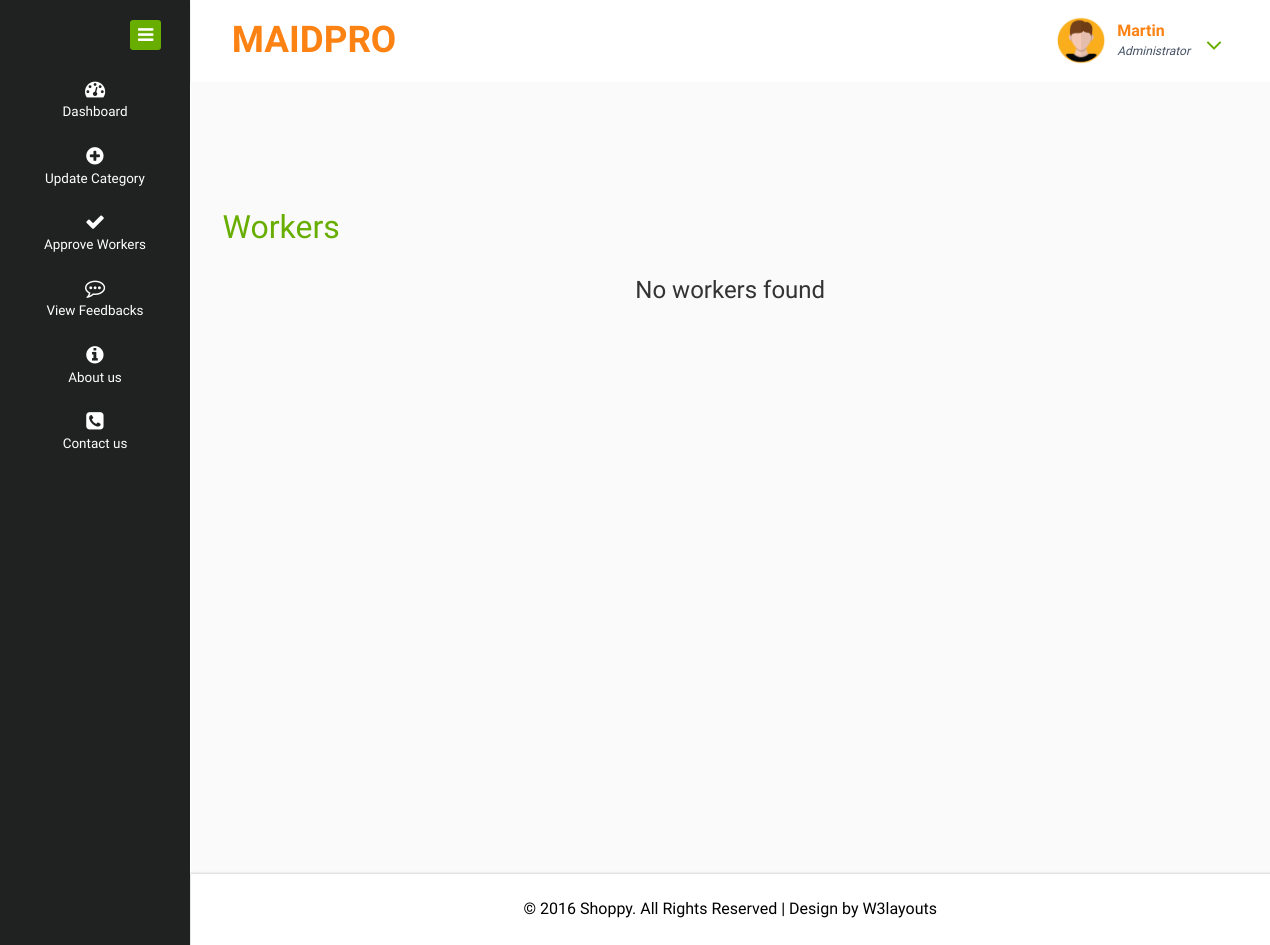
Page /admin/viewdetails.php?email=abin123@gmail.com on the earlier database version.
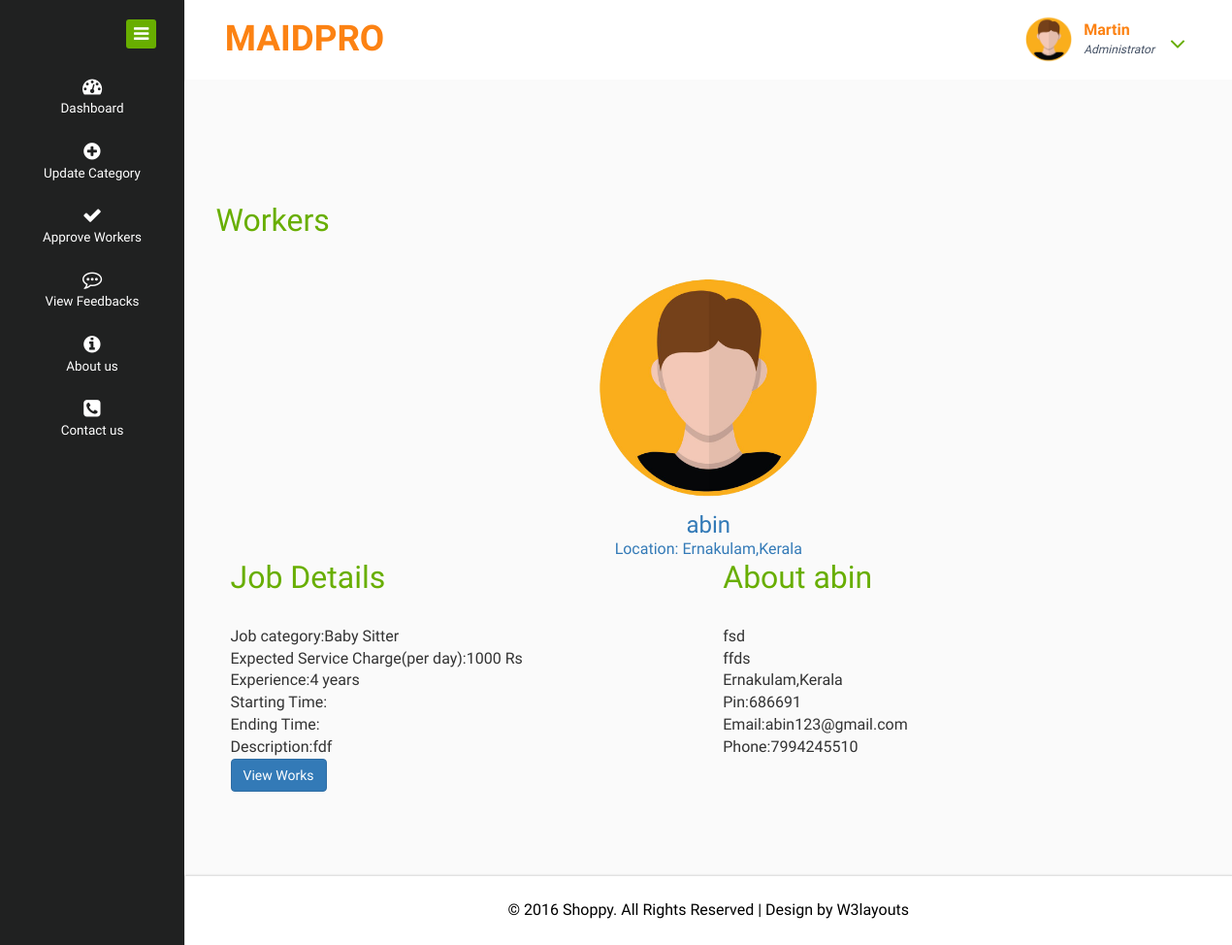
Same page on the later database version.
### tables this page shows
CREATE TABLE `registration` (
  `user_id` int(11) NOT NULL,
  `email` varchar(50) NOT NULL,
  `name` varchar(30) NOT NULL,
  `phone` bigint(11) NOT NULL,
  `profile_pic` varchar(50) NOT NULL DEFAULT 'images/profile_pic.png',
  `house` varchar(30) NOT NULL,
  `place` varchar(30) NOT NULL,
  `district` varchar(30) NOT NULL,
  `state` varchar(30) NOT NULL,
  `pincode` int(10) NOT NULL,
  `gender` varchar(20) NOT NULL,
  `date_of_birth` varchar(20) NOT NULL
);

CREATE TABLE `district` (
  `district_id` int(11) NOT NULL,
  `state_id` int(11) NOT NULL,
  `district` varchar(30) NOT NULL
);

CREATE TABLE `state` (
  `state_id` int(11) NOT NULL,
  `state` varchar(30) NOT NULL
);

CREATE TABLE `worker` (
  `worker_id` int(11) NOT NULL,
  `email` varchar(50) NOT NULL,
  `category` varchar(25) NOT NULL,
  `service_charge` int(10) NOT NULL,
  `starting_time` varchar(25) NOT NULL,
  `ending_time` varchar(25) NOT NULL,
  `description` varchar(50) NOT NULL,
  `experience` int(11) NOT NULL
);

### admin/viewdetails.php (the view, shortened to what this page needs)
<?php
    include("header.php");
    include("dbconn.php");
?>
<?php
$worker_email=$_GET['email'];
?>
<div class="inner-block">
    <div class="blank">
        <h2>Workers</h2>
        <?php
        $sql="select * from registration,verification,worker where verification.status=1 and worker.email='$worker_email' and verification.email='$worker_email' and registration.email='$worker_email'";
        $res=mysqli_query($conn,$sql);
        if(mysqli_num_rows($res)>0){
            while ($r=mysqli_fetch_assoc($res)) {
        ?>
        <div class="col-md-12 bg-white text-center">
            <a href="viewdetails.php?email=<?php echo $r['email']?>">
            <img src="../users/<?php echo $r['profile_pic']?>" width=240>
            <h3><?php echo $r['name']?></h3>
            <p>Location:
                <?php
                                     $d=$r["district"];
                                     $s="select district from district where district_id=$d";
                        $res1=mysqli_query($conn,$s);
                        $row=mysqli_fetch_assoc($res1);
                        $c=$row["district"];
                        echo $c;
                        $d=$r["state"];
                                     $s="select state from state where state_id=$d";
                        $res1=mysqli_query($conn,$s);
                        $row=mysqli_fetch_assoc($res1);
                        $c=$row["state"];
                        echo ",$c";
                ?>
                <br>
            </p>
        </a>
        </div>
        <div class="col-md-6">
            <h2>Job Details</h2>
            <p>Job category:<?php echo $r['category']?><br>
               Expected Service Charge(per day):<?php echo $r['service_charge']?> Rs<br>
               Experience:<?php echo $r['experience']?> years
            </p>
            <p>Starting Time:<?php echo $r['starting_time']?><br>
               Ending Time:<?php echo $r['ending_time']?><br>
               Description:<?php echo $r['description']?>
            </p>
        </div>
        <div class="col-md-6">
            <h2>About <?php echo $r['name']?></h2>
            <p>
                <?php echo $r['house']?><br>
                <?php echo $r['place']?><br>
                <?php
                                     $d=$r["district"];
                                     $s="select district from district where district_id=$d";
                        $res1=mysqli_query($conn,$s);
                        $row=mysqli_fetch_assoc($res1);
                        $c=$row["district"];
                        echo $c;
                        $d=$r["state"];
                                     $s="select state from state where state_id=$d";
                        $res1=mysqli_query($conn,$s);
                        $row=mysqli_fetch_assoc($res1);
                        $c=$row["state"];
                        echo ",$c";
                ?><br>
                Pin:<?php echo $r['pincode']?><br>
                Email:<?php echo $r['email']?><br>
                Phone:<?php echo $r['phone']?>
            </p>
        </div>
        <div class="clearfix"></div>
        <div class="col-md-6">
        <a href="jobs.php" class="btn btn-primary">View Works</a>
        </div>
        <div class="clearfix"></div>
        <?php
            }
        }
        else{
        ?>
        <h3 class="text-center">No workers found</h3>
        <?php
        }
        ?>
    <br>
    </div>
</div>
<?php
    include("footer.php");
?>

### admin/header.php (shortened to what this page needs)
<!DOCTYPE HTML>
<html>
<head>
<link href="css/bootstrap.css" rel="stylesheet" type="text/css" media="all">
<link href="css/style.css" rel="stylesheet" type="text/css" media="all"/>
<link href="css/font-awesome.css" rel="stylesheet">
<link rel="stylesheet" type="text/css" href="https://cdn.datatables.net/1.11.3/css/jquery.dataTables.css">
</head>
<body>
<div class="page-container">
   <div class="left-content">
	   <div class="mother-grid-inner">
				<div class="header-main">
					<div class="header-left">
							<div class="logo-name">
									 <a href="index.php"> <h1>MAIDPRO</h1>
								  </a>
							</div>
							<div class="clearfix"> </div>
						 </div>
						 <div class="header-right">
							<div class="profile_details">
								<ul>
									<li class="dropdown profile_details_drop">
										<a href="#" class="dropdown-toggle" data-toggle="dropdown" aria-expanded="false">
											<div class="profile_img">
												<span class="prfil-img"><img style="width:30%,vertical-align: middle;width: 50px;height: 50px;border-radius: 50%;" src="images/profile_pic.png" alt=""> </span>
												<div class="user-name">
													<p>Martin</p>
													<span>Administrator</span>
												</div>
												<i class="fa fa-angle-down lnr"></i>
												<div class="clearfix"></div>
											</div>
										</a>
									</li>
								</ul>
							</div>
							<div class="clearfix"> </div>
						</div>
				     <div class="clearfix"> </div>
				</div>

### admin/footer.php (shortened to what this page needs)
<div class="copyrights">
	 <p>© 2016 Shoppy. All Rights Reserved | Design by  <a href="http://w3layouts.com/" target="_blank">W3layouts</a> </p>
</div>
</div>
</div>
<?php
include("menu.php");
?>
</div>
</body>
</html>

### admin/menu.php (shortened to what this page needs)
  <div class="sidebar-menu">
  	<div class="logo"> <a href="#" class="sidebar-icon"> <span class="fa fa-bars"></span> </a>  </div>
    <div class="menu">
      <ul id="menu" >
        <li id="menu-home" ><a href="index.php"><i class="fa fa-tachometer"></i><span>Dashboard</span></a></li>
        <li id="menu-home" ><a href="addcategory.php"><i class="fa fa-plus-circle"></i><span>Update Category</span></a></li>
        <li id="menu-home" ><a href="viewworkers.php"><i class="fa fa-check"></i><span>Approve Workers</span></a></li>
          <li id="menu-home" ><a href="viewfeedback.php"><i class="fa fa-commenting-o"></i><span>View Feedbacks</span></a></li>
           <li id="menu-home" ><a href="about.php"><i class="fa fa-info-circle" aria-hidden="true"></i><span>About us</span></a></li>
          <li id="menu-home" ><a href="contact.php"><i class="fa fa-phone-square" aria-hidden="true"></i><span>Contact us</span></a></li>
      </ul>
    </div>
</div>

Differences in the rows shown:
added registration: profile_pic (picture), name "abin", district.district "Ernakulam", state.state "Kerala", worker.category "Baby Sitter", worker.service_charge "1000", worker.experience "4", worker.description "fdf", house "fsd", place "ffds", pincode "686691", worker.email "abin123@gmail.com", phone "7994245510"
Other differences:
text no longer shown: "No workers found"
